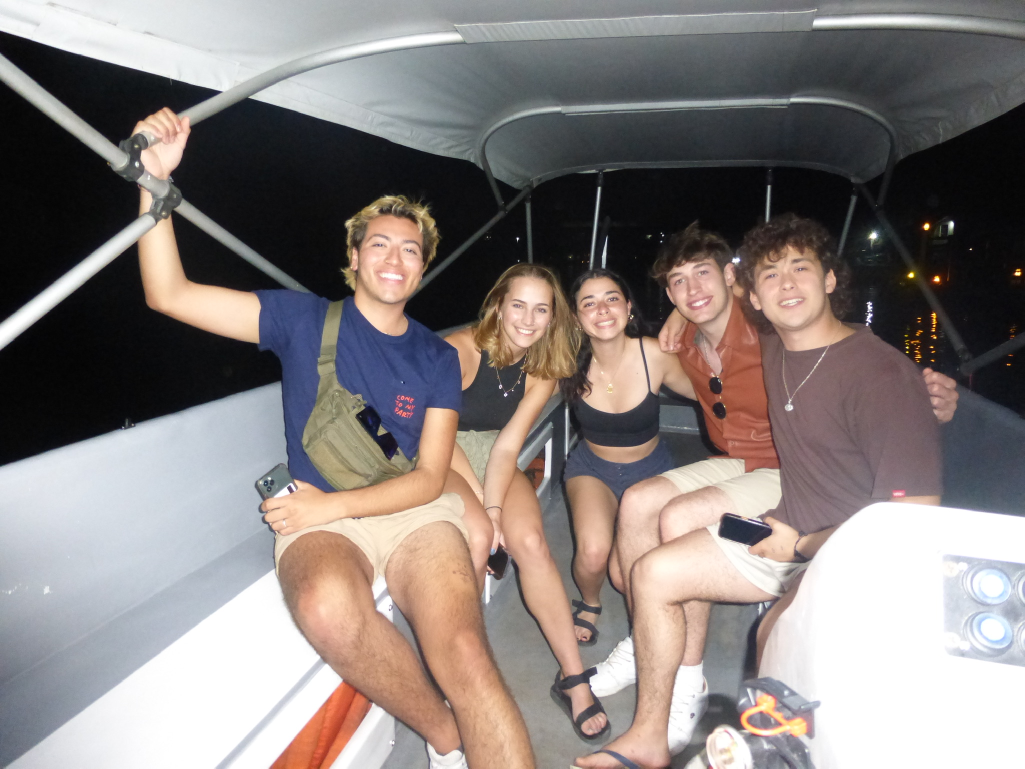
#> input picture photos/faces2.JPG, 2049 x 1537 px (shown at 1/2 size)
$ python basic.py
#> lines starting #> are read from the running program, lines starting #| are printed output that depends on the picture; after the words box and inside, x2 and y2 are one past the last pixel; in counts of white or black regions, pixels touching at a corner belong together
import cv2 as cv
img = cv.imread('photos/faces2.JPG')
#> img is the input picture: shape (1537, 2049, 3); mean B, G, R 125, 127.2, 135.4
cv.imshow('group photo', img)

#converting to grayscale
gray = cv.cvtColor(img, cv.COLOR_BGR2GRAY)
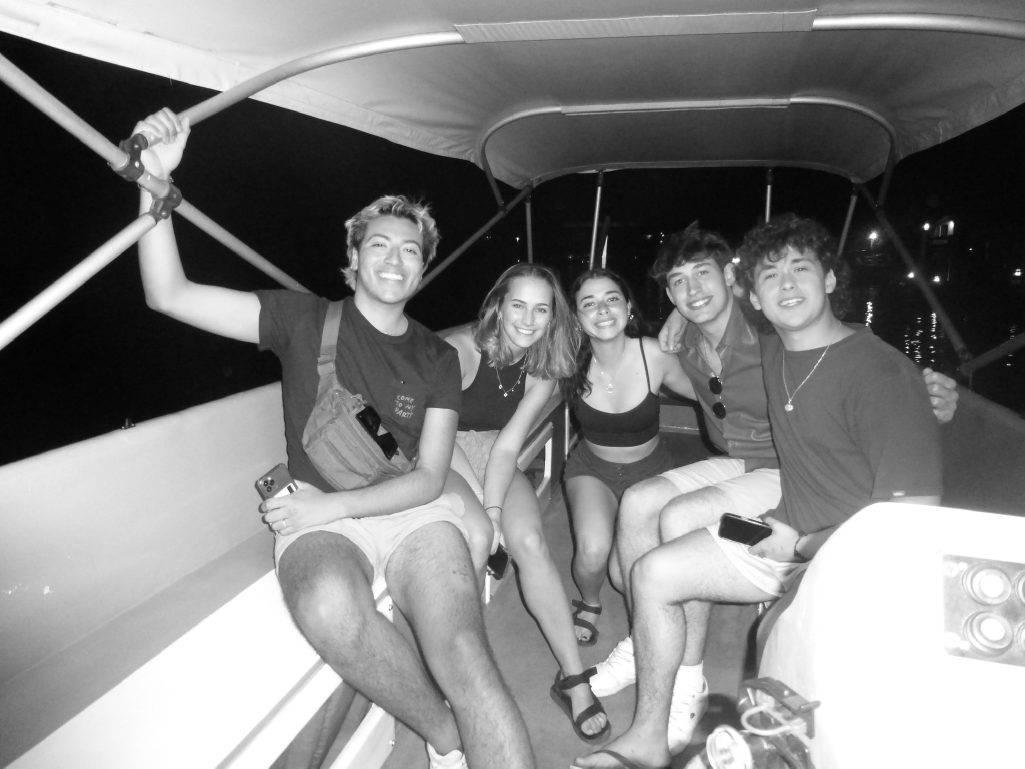
#> gray: shape (1537, 2049) (shown at 1/2 size); min 2, max 255, mean 129.4
cv.imshow('gray',gray)

#blur image / increase ksize to blur more
blur = cv.GaussianBlur(img, (7,7), cv.BORDER_DEFAULT)
cv.imshow('blur', blur)

#edge cascade
canny= cv.Canny( img, 125, 175)
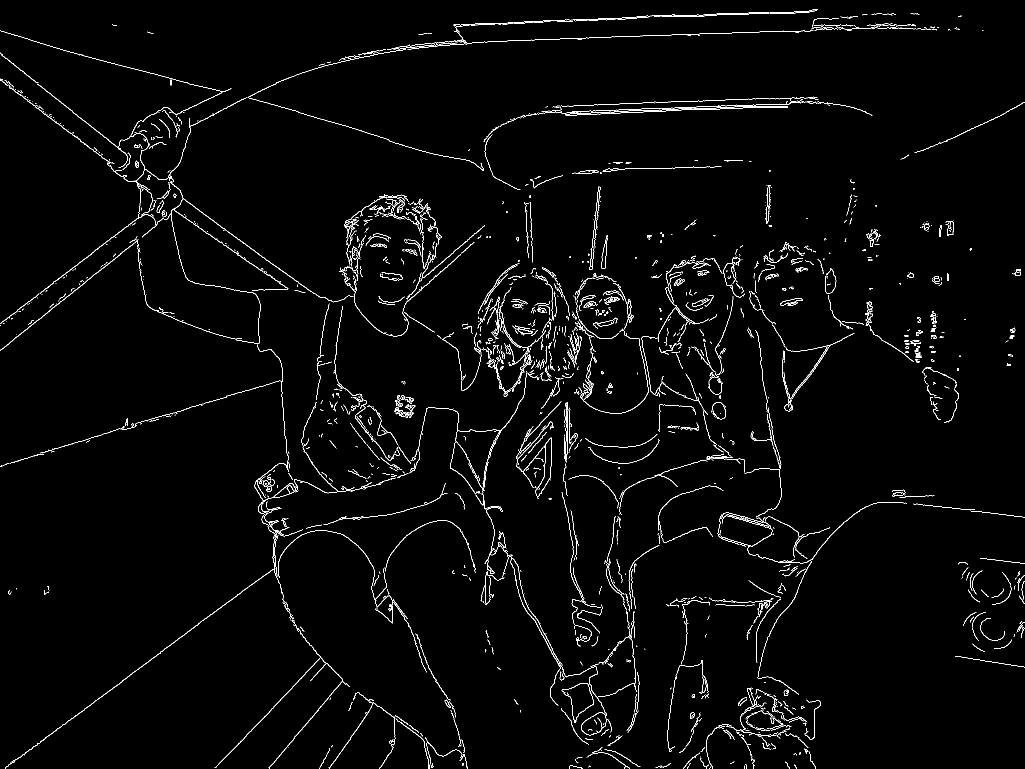
#> canny: shape (1537, 2049) (shown at 1/2 size); 2.1% white in thin lines or dots
cv.imshow('edge', canny)

#dilating the image
dilated = cv.dilate(canny, (7,75), iterations=3)
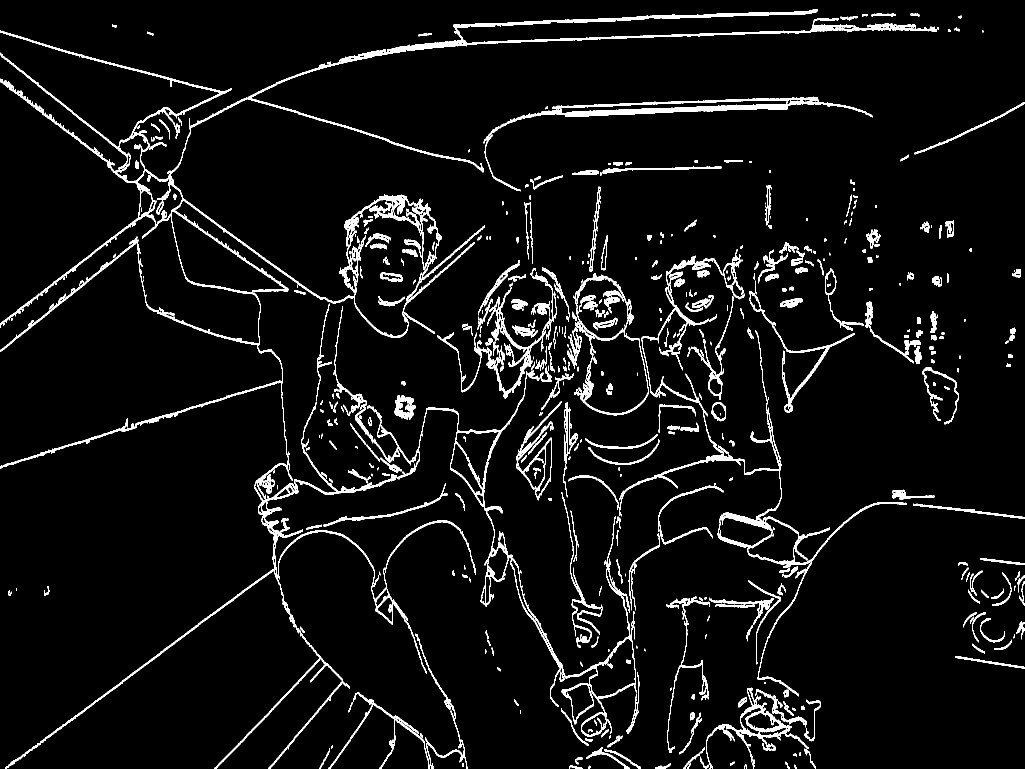
#> dilated: shape (1537, 2049) (shown at 1/2 size); 5.6% white; 639 white regions (145 under 20 px), largest, box (x1, y1, x2, y2) and area: (0, 61, 706, 767) 16963, (496, 18, 1833, 345) 14751, (20, 761, 816, 1537) 14639
cv.imshow('dialated', dilated)

#eroding
eroded = cv.erode(dilated,(7,7), iterations=3)
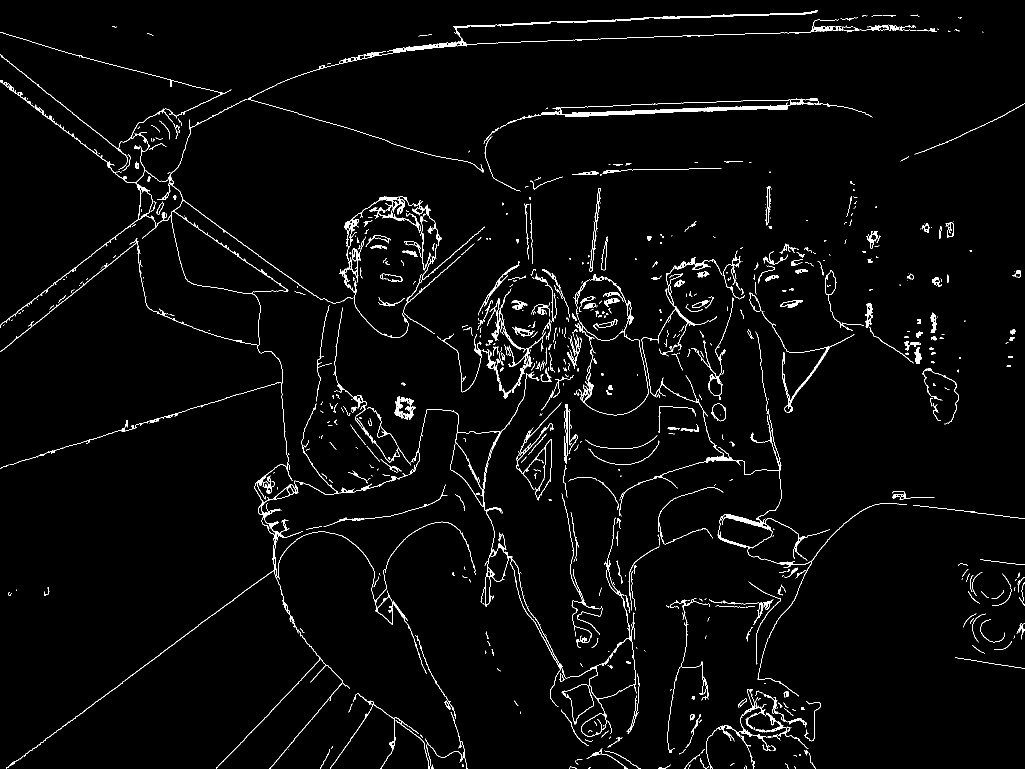
#> eroded: shape (1537, 2049) (shown at 1/2 size); 2.6% white in thin lines or dots
cv.imshow('Eroded',eroded)

#resize
resized = cv.resize(img, (500,500), interpolation=cv.INTER_CUBIC)
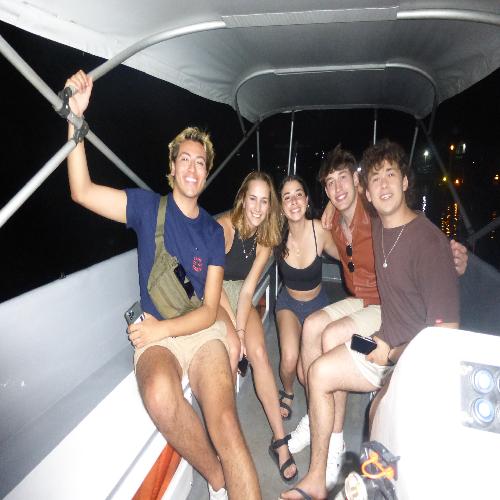
#> resized: shape (500, 500, 3); mean B, G, R 125, 127.2, 135.4
cv.imshow('resized', resized)

#croped
cropped = img[50:200, 150:400]
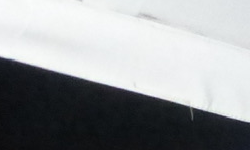
#> cropped: shape (150, 250, 3); mean B, G, R 154.4, 152.5, 149.8
cv.imshow('cropped', cropped)


cv.waitKey(0)
